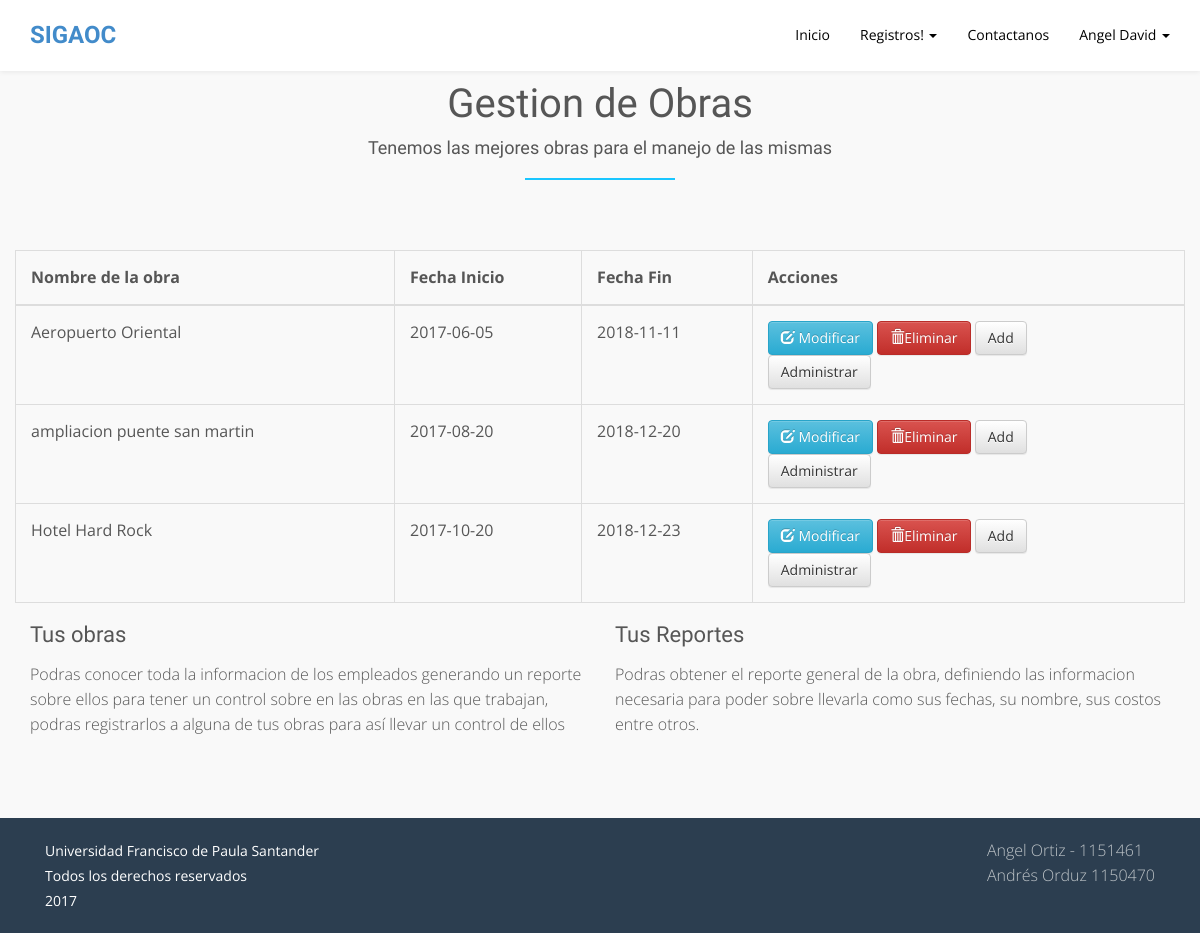
The page /gestion/gestionar_obras.php (signed in) on the database as committed earlier.
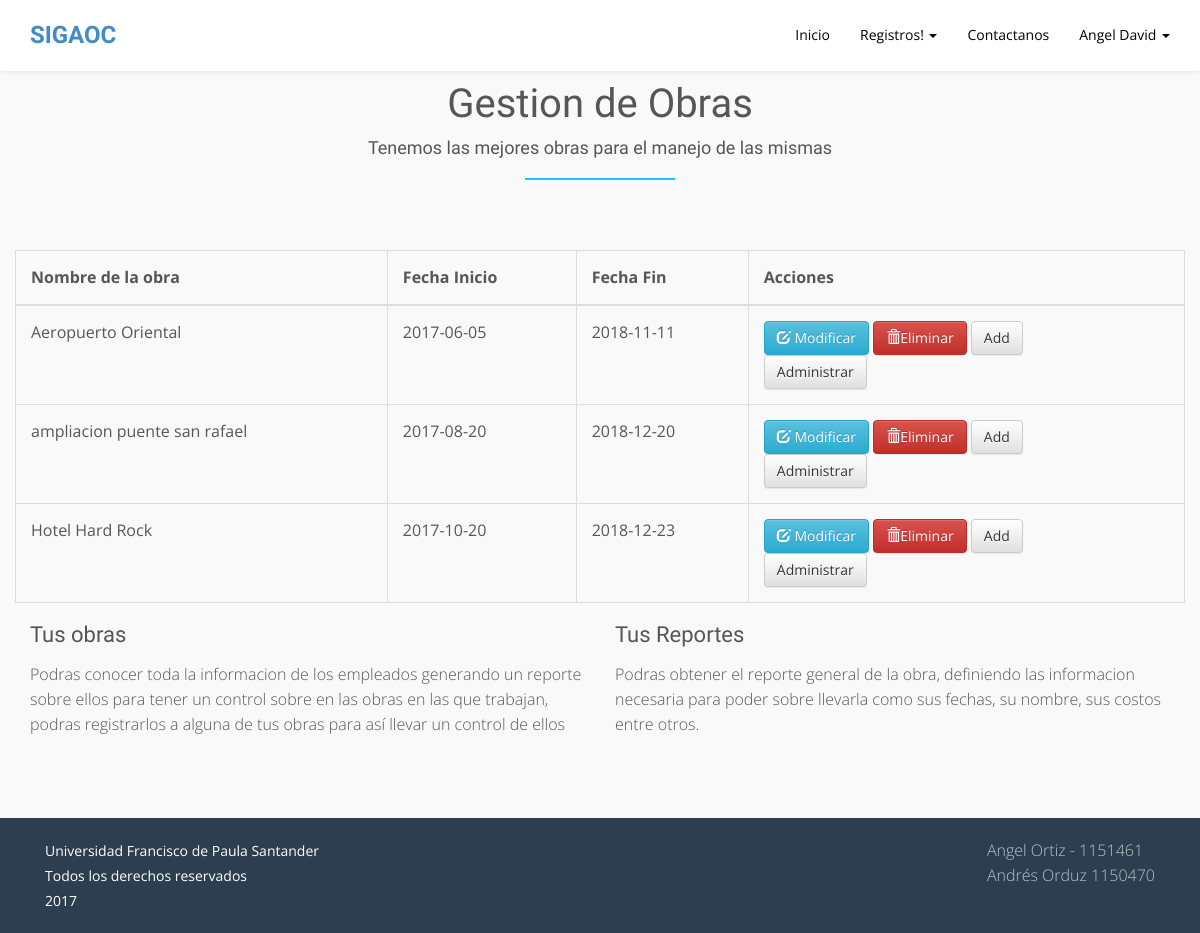
The same page on the database as committed later.
### tables this page shows
CREATE TABLE `obra` (
  `id_obra` int(11) NOT NULL,
  `nombre` varchar(30) NOT NULL,
  `fecha_inicio` date NOT NULL,
  `fecha_fin` date NOT NULL
);

### gestion/obras_gestionar.php (the view, shortened to what this page needs)
<?php
$con=@mysqli_connect('localhost', 'root', '', 'obra_civil');
   $ID = $_SESSION['id_administrador'];
   $sql="SELECT obra.id_obra,obra.nombre,obra.fecha_inicio,obra.fecha_fin FROM ADMINISTRADOR INNER JOIN obra_x_admin on administrador.id_administrador= obra_x_admin.id_admin inner join obra on obra_x_admin.id_obra=obra.id_obra WHERE administrador.id_administrador='$ID'";
   $query = mysqli_query($con,$sql);
   if($query)
   {
    ?>
    <table class="table table-bordered">
        <thead>
          <tr>
            <th>Nombre de la obra</th>
            <th>Fecha Inicio</th>
            <th>Fecha Fin</th>
            <th>Acciones</th>
          </tr>
        </thead>
        <tbody>
    <?php
    while($row = mysqli_fetch_row($query))
    {
     if(empty($row))
     {
      ?>
      <div class="alert alert-info" role="alert">
       <button type="button" class="close" data-dismiss="alert">&times;</button>
        <strong></strong>
        <?php
        echo "No se encontraron Resultados!";
        ?>
      </div>
 <?php
      break;
    }
    else
    {
 ?>
    <tr>
    <td><?php echo $row[1];?></td>
    <td><?php echo $row[2]; ?></td>
    <td><?php echo $row[3]; ?></td>
    <td>
        <button type="button" id="btnActualizar" data-toggle="modal" data-target="#modalobra" class="btn btn-info" data-id="<?php echo $row[0];?>" data-nombre="<?php echo $row[1];?>" data-fechaini="<?php echo $row[2]; ?>" data-fechafin="<?php echo $row[3];?>"><i class='glyphicon glyphicon-edit'></i> Modificar </button>
        <button type="button" id="btnEliminar" data-toggle="modal" data-target="#dataDelete"class="btn btn-danger" data-id="<?php echo $row[0];?>"><i class='glyphicon glyphicon-trash'></i>Eliminar</button>
        <button type="button" id="btnAdd" data-toggle="modal" data-target="#administrar_obra" class="btn btn-default" data-id="<?php echo $row[0];?>">Add</button>
          <form action="administrar_obra.php" method="get" id="formReporte">
           <input type="submit" name="submitreporte"class="btn btn-default" value="Administrar" target="_blank"></input>
           <input type="hidden" name="idObraPdf" value="<?php printf($row[0]); ?>">
          </form>
      </td>
     </tr>
    <?php
     }
    }
    ?>
     </tbody>
    </table>
    <?php
   }

Rows that differ between the two databases and show on the page:
changed obra: nombre "ampliacion puente san martin" → "ampliacion puente san rafael"
